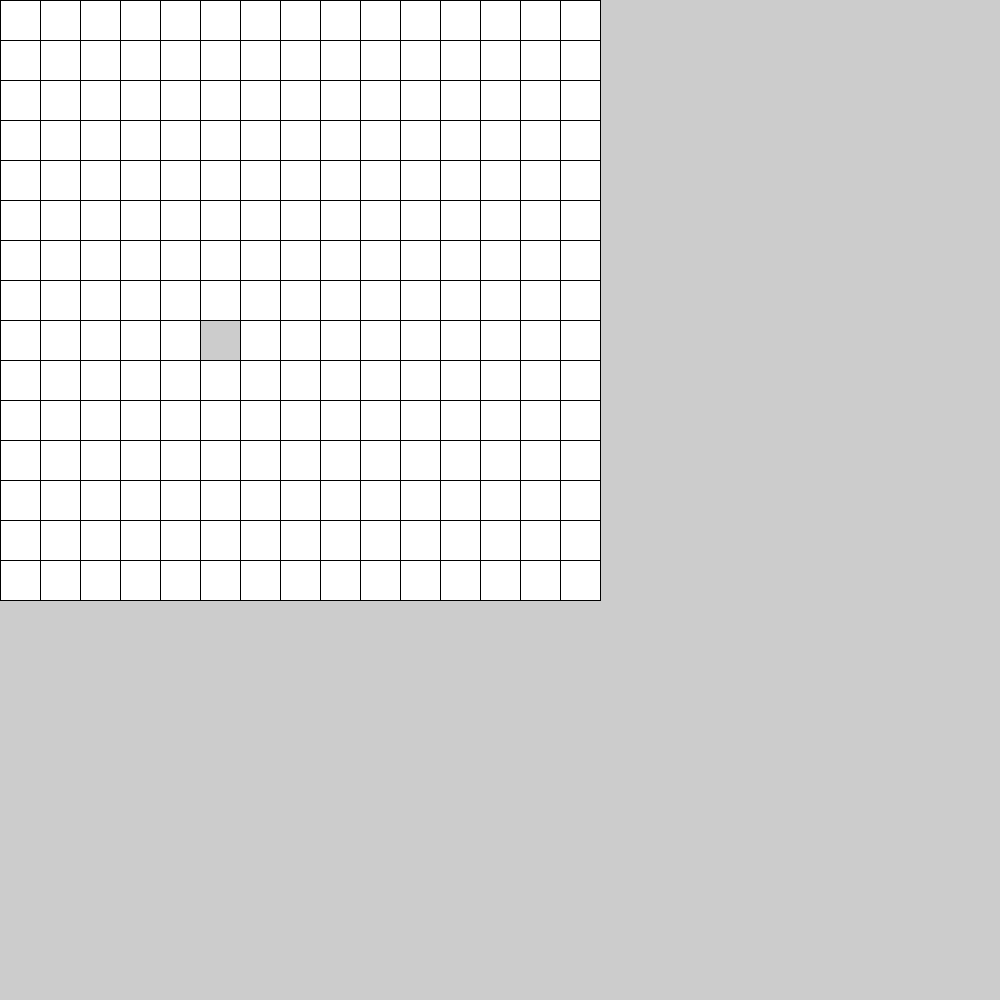
Frame 1 (no input)
Frame 60 (the mouse pressed at the canvas centre just before this capture): identical to frame 1, image omitted
Frame 120 (the mouse held since frame 60 and released just before this capture): identical to frame 1, image omitted

The Processing sketch that drew this single still picture (run headless with seeded random() and noise(); from frame 60 on, the mouse is pressed at the canvas centre):

// Processing sketch: Debugging10
// ── Debugging10.pde
boolean jobsDone = true;

void setup()
{
    size(1000,1000);
    drawGrid(15, 15, 40);
    
    if (isJobDone())
    {
        println("Job's done!"); 
    }
}

void draw() {


}
boolean isJobDone()
{
    return jobsDone;    
}


void drawGrid(int numberOfHorizontalCells, int numberOfVerticalCells, int cellSideLength)
{
    for (int x = 0; x < numberOfHorizontalCells; x++)
 {   
        for (int y = 0; y < numberOfVerticalCells; y++)
        {
            if (x == 5 && y == 8)
            {
                fill(255,0,0);
            
            }else{
            {
                fill(255);
            }
            rect(x * cellSideLength, y * cellSideLength, cellSideLength, cellSideLength);  
            
        }
    }
}
}
